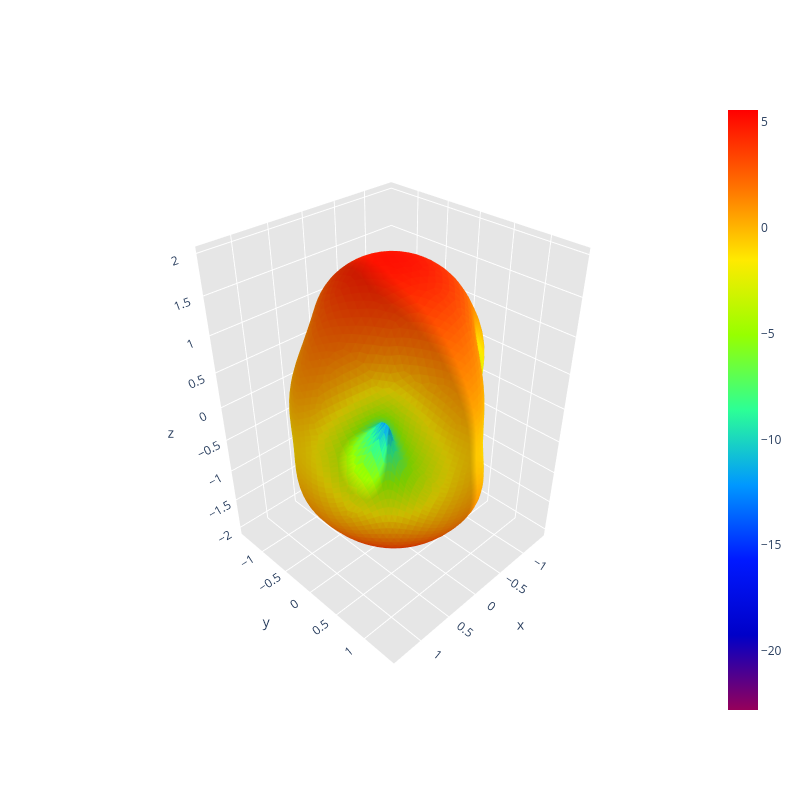

Write notebook code for a chart like this one.
### Code cell
print("Calculating radiation intensity distribution over sphere surface...")
radiation_intensity_distribution_over_sphere_surface(path, save_image=True)

### Figure 1 — Plotly figure (JSON) as saved in the notebook; plotly's stock layout.template omitted (floating-point values rounded to 4 significant figures; data arrays with more than 128 entries replaced by an {"elided": "..."} marker saying what was removed)
{"data": [{"facecolor": {"elided": "10296 str values"}, "i": {"elided": "10296 int values"}, "j": {"elided": "10296 int values"}, "k": {"elided": "10296 int values"}, "name": "", "type": "mesh3d", "x": {"elided": "5150 float values"}, "y": {"elided": "5150 float values"}, "z": {"elided": "5150 float values"}}, {"hoverinfo": "none", "marker": {"color": [-22.8, 5.575], "colorscale": [[0, "rgb(150, 0, 90)"], [0.125, "rgb(0, 0, 200)"], [0.25, "rgb(0, 25, 255)"], [0.375, "rgb(0, 152, 255)"], [0.5, "rgb(44, 255, 150)"], [0.625, "rgb(151, 255, 0)"], [0.75, "rgb(255, 234, 0)"], [0.875, "rgb(255, 111, 0)"], [1, "rgb(255, 0, 0)"]], "showscale": true, "size": 0.1}, "mode": "markers", "showlegend": false, "type": "scatter3d", "x": [1.196e-16], "y": [-2.929e-32], "z": [1.953]}], "layout": {"height": 800, "scene": {"aspectratio": {"x": 0.6952, "y": 0.7061, "z": 1}, "xaxis": {"backgroundcolor": "rgb(230, 230, 230)", "gridcolor": "rgb(255, 255, 255)", "showbackground": true, "zerolinecolor": "rgb(255, 255, 255)"}, "yaxis": {"backgroundcolor": "rgb(230, 230, 230)", "gridcolor": "rgb(255, 255, 255)", "showbackground": true, "zerolinecolor": "rgb(255, 255, 255)"}, "zaxis": {"backgroundcolor": "rgb(230, 230, 230)", "gridcolor": "rgb(255, 255, 255)", "showbackground": true, "zerolinecolor": "rgb(255, 255, 255)"}}, "title": {"text": ""}, "width": 800}}
